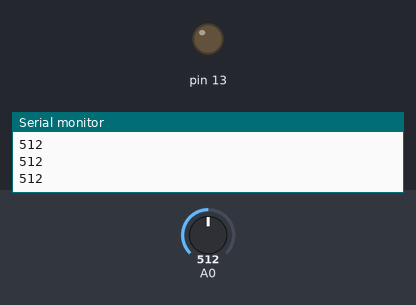
Recording of a sketch running on a simulated Arduino Uno, built with avr-gcc and run on an emulated ATmega328P. Shown: output pins drawn as LEDs (lit = HIGH), the last lines printed to the serial monitor. Inputs (shaded band) come from the test bench; at power-on: A0 = 512.

Above: at 1.2 s.
1.3 s: A0 set to 217
2.8 s: A0 set to 189
At 4.0 s:
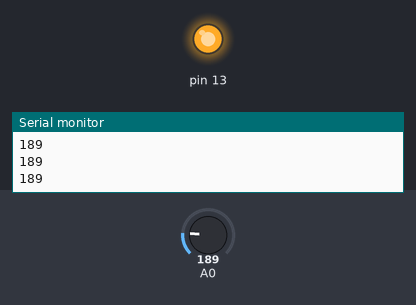
4.3 s: A0 set to 306
At 5.0 s:
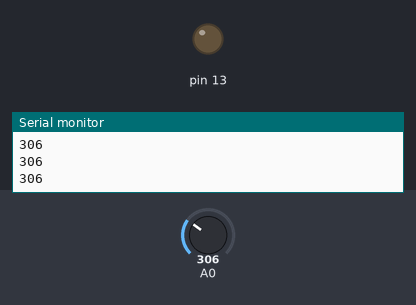
5.8 s: A0 set to 122
At 6.3 s:
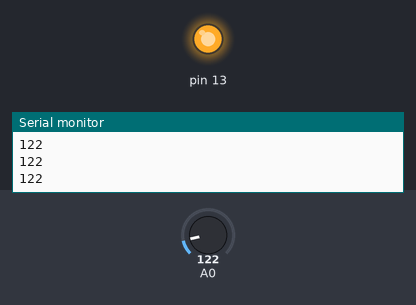
Timing chart, 0 to 8.3 s (numbered marks = the images above; inputs shaded):
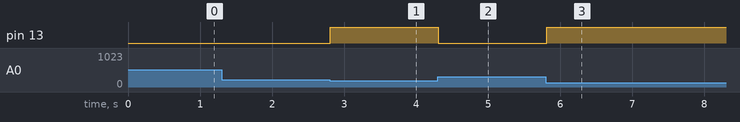

Measured:
- the behaviour switches between 200 and 199 on A0 (found by bisection; images 0 and 1)
- after the input at 2.8 s, pin 13: LOW → HIGH at once
- after the input at 4.3 s, pin 13: HIGH → LOW at once
- after the input at 5.8 s, pin 13: LOW → HIGH at once

The sketch:

Serial_Strange.ino
```cpp
int lectura;

void setup(){
  pinMode(13, OUTPUT);
  pinMode(A0, INPUT);
  Serial.begin(9600);
  while(!Serial){
    ;
  }
}

void loop(){
  String funciones = String(analogRead(0), DEC);
  Serial.println(funciones);
  if(String(20)>=funciones && String(10)<=funciones){
    digitalWrite(13, HIGH);
  }else{
    digitalWrite(13, LOW);
  }
  //while(true);
}
```
